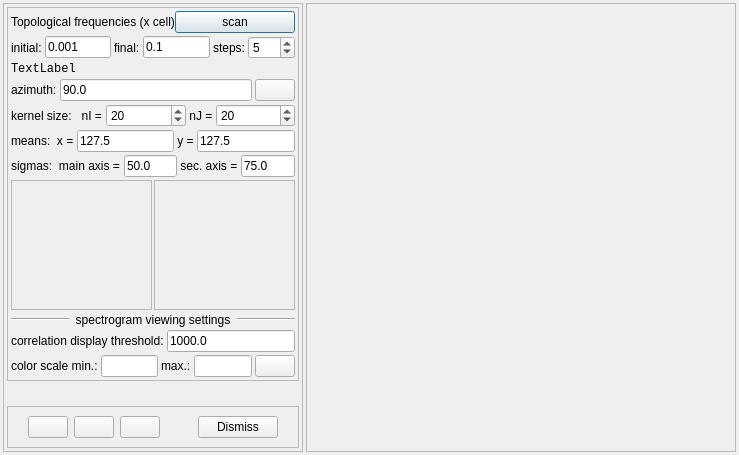
<?xml version="1.0" encoding="UTF-8"?>
<ui version="4.0">
 <class>GaborFilterDialog</class>
 <widget class="QDialog" name="GaborFilterDialog">
  <property name="geometry">
   <rect>
    <x>0</x>
    <y>0</y>
    <width>739</width>
    <height>455</height>
   </rect>
  </property>
  <property name="windowTitle">
   <string>Dialog</string>
  </property>
  <layout class="QHBoxLayout" name="horizontalLayout_2">
   <property name="spacing">
    <number>3</number>
   </property>
   <property name="leftMargin">
    <number>3</number>
   </property>
   <property name="topMargin">
    <number>3</number>
   </property>
   <property name="rightMargin">
    <number>3</number>
   </property>
   <property name="bottomMargin">
    <number>3</number>
   </property>
   <item>
    <widget class="QFrame" name="frame">
     <property name="sizePolicy">
      <sizepolicy hsizetype="Fixed" vsizetype="Preferred">
       <horstretch>0</horstretch>
       <verstretch>0</verstretch>
      </sizepolicy>
     </property>
     <property name="maximumSize">
      <size>
       <width>300</width>
       <height>16777215</height>
      </size>
     </property>
     <property name="frameShape">
      <enum>QFrame::StyledPanel</enum>
     </property>
     <property name="frameShadow">
      <enum>QFrame::Raised</enum>
     </property>
     <layout class="QVBoxLayout" name="verticalLayout">
      <property name="spacing">
       <number>3</number>
      </property>
      <property name="leftMargin">
       <number>3</number>
      </property>
      <property name="topMargin">
       <number>3</number>
      </property>
      <property name="rightMargin">
       <number>3</number>
      </property>
      <property name="bottomMargin">
       <number>3</number>
      </property>
      <item>
       <widget class="QFrame" name="frame_3">
        <property name="frameShape">
         <enum>QFrame::StyledPanel</enum>
        </property>
        <property name="frameShadow">
         <enum>QFrame::Raised</enum>
        </property>
        <layout class="QVBoxLayout" name="verticalLayout_2">
         <property name="spacing">
          <number>3</number>
         </property>
         <property name="leftMargin">
          <number>3</number>
         </property>
         <property name="topMargin">
          <number>3</number>
         </property>
         <property name="rightMargin">
          <number>3</number>
         </property>
         <property name="bottomMargin">
          <number>3</number>
         </property>
         <item>
          <layout class="QHBoxLayout" name="horizontalLayout_8">
           <property name="spacing">
            <number>0</number>
           </property>
           <property name="topMargin">
            <number>0</number>
           </property>
           <property name="rightMargin">
            <number>0</number>
           </property>
           <item>
            <widget class="QLabel" name="label">
             <property name="text">
              <string>Topological frequencies (x cell)</string>
             </property>
            </widget>
           </item>
           <item>
            <widget class="QPushButton" name="btnScan">
             <property name="text">
              <string>scan</string>
             </property>
            </widget>
           </item>
          </layout>
         </item>
         <item>
          <layout class="QHBoxLayout" name="horizontalLayout_7">
           <item>
            <widget class="QLabel" name="label_2">
             <property name="text">
              <string>initial:</string>
             </property>
            </widget>
           </item>
           <item>
            <widget class="QLineEdit" name="txtInitialFrequency">
             <property name="text">
              <string>0.001</string>
             </property>
            </widget>
           </item>
           <item>
            <widget class="QLabel" name="label_3">
             <property name="text">
              <string>final:</string>
             </property>
            </widget>
           </item>
           <item>
            <widget class="QLineEdit" name="txtFinalFrequency">
             <property name="text">
              <string>0.1</string>
             </property>
            </widget>
           </item>
           <item>
            <widget class="QLabel" name="label_4">
             <property name="text">
              <string>steps:</string>
             </property>
            </widget>
           </item>
           <item>
            <widget class="QSpinBox" name="spinNumberOfFrequencySteps">
             <property name="minimum">
              <number>1</number>
             </property>
             <property name="maximum">
              <number>200</number>
             </property>
             <property name="value">
              <number>5</number>
             </property>
            </widget>
           </item>
          </layout>
         </item>
         <item>
          <layout class="QHBoxLayout" name="horizontalLayout_16">
           <property name="topMargin">
            <number>0</number>
           </property>
           <item>
            <widget class="QLabel" name="lblFeatureSizeEquiv">
             <property name="font">
              <font>
               <family>Courier New</family>
              </font>
             </property>
             <property name="text">
              <string>TextLabel</string>
             </property>
            </widget>
           </item>
          </layout>
         </item>
         <item>
          <layout class="QHBoxLayout" name="horizontalLayout_6">
           <item>
            <widget class="QLabel" name="label_5">
             <property name="text">
              <string>azimuth:</string>
             </property>
            </widget>
           </item>
           <item>
            <widget class="QLineEdit" name="txtAzimuth">
             <property name="text">
              <string>90.0</string>
             </property>
            </widget>
           </item>
           <item>
            <widget class="QPushButton" name="btnUpdateKernelsDisplays">
             <property name="toolTip">
              <string>update kernel displays</string>
             </property>
             <property name="text">
              <string/>
             </property>
             <property name="icon">
              <iconset resource="../ijresources.qrc">
               <normaloff>:/ijicons32/ijupdate32</normaloff>:/ijicons32/ijupdate32</iconset>
             </property>
            </widget>
           </item>
          </layout>
         </item>
         <item>
          <layout class="QHBoxLayout" name="horizontalLayout_10">
           <property name="spacing">
            <number>0</number>
           </property>
           <property name="topMargin">
            <number>0</number>
           </property>
           <item>
            <widget class="QLabel" name="label_10">
             <property name="text">
              <string>kernel size:   nI = </string>
             </property>
            </widget>
           </item>
           <item>
            <widget class="QSpinBox" name="spinKernelSizeI">
             <property name="sizePolicy">
              <sizepolicy hsizetype="Expanding" vsizetype="Fixed">
               <horstretch>0</horstretch>
               <verstretch>0</verstretch>
              </sizepolicy>
             </property>
             <property name="minimum">
              <number>2</number>
             </property>
             <property name="maximum">
              <number>200</number>
             </property>
             <property name="value">
              <number>20</number>
             </property>
            </widget>
           </item>
           <item>
            <widget class="QLabel" name="label_11">
             <property name="sizePolicy">
              <sizepolicy hsizetype="Preferred" vsizetype="Preferred">
               <horstretch>0</horstretch>
               <verstretch>0</verstretch>
              </sizepolicy>
             </property>
             <property name="text">
              <string> nJ = </string>
             </property>
            </widget>
           </item>
           <item>
            <widget class="QSpinBox" name="spinKernelSizeJ">
             <property name="sizePolicy">
              <sizepolicy hsizetype="Expanding" vsizetype="Fixed">
               <horstretch>0</horstretch>
               <verstretch>0</verstretch>
              </sizepolicy>
             </property>
             <property name="minimum">
              <number>2</number>
             </property>
             <property name="maximum">
              <number>200</number>
             </property>
             <property name="value">
              <number>20</number>
             </property>
            </widget>
           </item>
          </layout>
         </item>
         <item>
          <layout class="QHBoxLayout" name="horizontalLayout_11">
           <property name="spacing">
            <number>0</number>
           </property>
           <property name="topMargin">
            <number>0</number>
           </property>
           <item>
            <widget class="QLabel" name="label_12">
             <property name="text">
              <string>means:  x = </string>
             </property>
            </widget>
           </item>
           <item>
            <widget class="QLineEdit" name="txtMeanMajorAxis">
             <property name="text">
              <string>127.5</string>
             </property>
            </widget>
           </item>
           <item>
            <widget class="QLabel" name="label_13">
             <property name="text">
              <string> y = </string>
             </property>
            </widget>
           </item>
           <item>
            <widget class="QLineEdit" name="txtMeanMinorAxis">
             <property name="text">
              <string>127.5</string>
             </property>
            </widget>
           </item>
          </layout>
         </item>
         <item>
          <layout class="QHBoxLayout" name="horizontalLayout_12">
           <property name="spacing">
            <number>0</number>
           </property>
           <property name="topMargin">
            <number>0</number>
           </property>
           <item>
            <widget class="QLabel" name="label_14">
             <property name="text">
              <string>sigmas:  main axis = </string>
             </property>
            </widget>
           </item>
           <item>
            <widget class="QLineEdit" name="txtSigmaMajorAxis">
             <property name="text">
              <string>50.0</string>
             </property>
            </widget>
           </item>
           <item>
            <widget class="QLabel" name="label_15">
             <property name="text">
              <string> sec. axis = </string>
             </property>
            </widget>
           </item>
           <item>
            <widget class="QLineEdit" name="txtSigmaMinorAxis">
             <property name="text">
              <string>75.0</string>
             </property>
            </widget>
           </item>
          </layout>
         </item>
         <item>
          <layout class="QHBoxLayout" name="horizontalLayout_13">
           <property name="spacing">
            <number>2</number>
           </property>
           <property name="topMargin">
            <number>0</number>
           </property>
           <item>
            <widget class="QFrame" name="frmKernelDisplay1">
             <property name="minimumSize">
              <size>
               <width>0</width>
               <height>130</height>
              </size>
             </property>
             <property name="frameShape">
              <enum>QFrame::StyledPanel</enum>
             </property>
             <property name="frameShadow">
              <enum>QFrame::Raised</enum>
             </property>
             <layout class="QHBoxLayout" name="horizontalLayout_14">
              <property name="spacing">
               <number>0</number>
              </property>
              <property name="leftMargin">
               <number>0</number>
              </property>
              <property name="topMargin">
               <number>0</number>
              </property>
              <property name="rightMargin">
               <number>0</number>
              </property>
              <property name="bottomMargin">
               <number>0</number>
              </property>
             </layout>
            </widget>
           </item>
           <item>
            <widget class="QFrame" name="frmKernelDisplay2">
             <property name="minimumSize">
              <size>
               <width>0</width>
               <height>130</height>
              </size>
             </property>
             <property name="frameShape">
              <enum>QFrame::StyledPanel</enum>
             </property>
             <property name="frameShadow">
              <enum>QFrame::Raised</enum>
             </property>
             <layout class="QHBoxLayout" name="horizontalLayout_15">
              <property name="spacing">
               <number>0</number>
              </property>
              <property name="leftMargin">
               <number>0</number>
              </property>
              <property name="topMargin">
               <number>0</number>
              </property>
              <property name="rightMargin">
               <number>0</number>
              </property>
              <property name="bottomMargin">
               <number>0</number>
              </property>
             </layout>
            </widget>
           </item>
          </layout>
         </item>
         <item>
          <layout class="QHBoxLayout" name="horizontalLayout_9">
           <property name="spacing">
            <number>0</number>
           </property>
           <property name="topMargin">
            <number>0</number>
           </property>
           <item>
            <widget class="Line" name="line_2">
             <property name="orientation">
              <enum>Qt::Horizontal</enum>
             </property>
            </widget>
           </item>
           <item>
            <widget class="QLabel" name="label_9">
             <property name="text">
              <string>  spectrogram viewing settings  </string>
             </property>
             <property name="alignment">
              <set>Qt::AlignCenter</set>
             </property>
            </widget>
           </item>
           <item>
            <widget class="Line" name="line">
             <property name="orientation">
              <enum>Qt::Horizontal</enum>
             </property>
            </widget>
           </item>
          </layout>
         </item>
         <item>
          <layout class="QHBoxLayout" name="horizontalLayout_5">
           <item>
            <widget class="QLabel" name="label_6">
             <property name="text">
              <string>correlation display threshold:</string>
             </property>
            </widget>
           </item>
           <item>
            <widget class="QLineEdit" name="txtThreshold">
             <property name="text">
              <string>1000.0</string>
             </property>
            </widget>
           </item>
          </layout>
         </item>
         <item>
          <layout class="QHBoxLayout" name="horizontalLayout_4">
           <item>
            <widget class="QLabel" name="label_7">
             <property name="text">
              <string>color scale min.:</string>
             </property>
            </widget>
           </item>
           <item>
            <widget class="QLineEdit" name="txtColorScaleMin"/>
           </item>
           <item>
            <widget class="QLabel" name="label_8">
             <property name="text">
              <string>max.:</string>
             </property>
            </widget>
           </item>
           <item>
            <widget class="QLineEdit" name="txtColorScaleMax"/>
           </item>
           <item>
            <widget class="QPushButton" name="btnUpdateView">
             <property name="toolTip">
              <string>update view</string>
             </property>
             <property name="text">
              <string/>
             </property>
             <property name="icon">
              <iconset resource="../ijresources.qrc">
               <normaloff>:/ijicons32/ijupdate32</normaloff>:/ijicons32/ijupdate32</iconset>
             </property>
            </widget>
           </item>
          </layout>
         </item>
        </layout>
       </widget>
      </item>
      <item>
       <spacer name="verticalSpacer">
        <property name="orientation">
         <enum>Qt::Vertical</enum>
        </property>
        <property name="sizeHint" stdset="0">
         <size>
          <width>20</width>
          <height>213</height>
         </size>
        </property>
       </spacer>
      </item>
      <item>
       <widget class="QFrame" name="frame_2">
        <property name="frameShape">
         <enum>QFrame::StyledPanel</enum>
        </property>
        <property name="frameShadow">
         <enum>QFrame::Raised</enum>
        </property>
        <layout class="QHBoxLayout" name="horizontalLayout_3">
         <item>
          <spacer name="horizontalSpacer_2">
           <property name="orientation">
            <enum>Qt::Horizontal</enum>
           </property>
           <property name="sizeHint" stdset="0">
            <size>
             <width>40</width>
             <height>20</height>
            </size>
           </property>
          </spacer>
         </item>
         <item>
          <widget class="QPushButton" name="btnProcess">
           <property name="text">
            <string/>
           </property>
           <property name="icon">
            <iconset resource="../ijresources.qrc">
             <normaloff>:/ijicons32/ijplay32</normaloff>:/ijicons32/ijplay32</iconset>
           </property>
          </widget>
         </item>
         <item>
          <widget class="QPushButton" name="btnPreview">
           <property name="toolTip">
            <string>preview filtered result</string>
           </property>
           <property name="text">
            <string/>
           </property>
           <property name="icon">
            <iconset resource="../ijresources.qrc">
             <normaloff>:/ijicons32/ijpreview32</normaloff>:/ijicons32/ijpreview32</iconset>
           </property>
          </widget>
         </item>
         <item>
          <widget class="QPushButton" name="btnSave">
           <property name="toolTip">
            <string>save filtered result to file</string>
           </property>
           <property name="text">
            <string/>
           </property>
           <property name="icon">
            <iconset resource="../ijresources.qrc">
             <normaloff>:/ijicons32/ijsave32</normaloff>:/ijicons32/ijsave32</iconset>
           </property>
          </widget>
         </item>
         <item>
          <spacer name="horizontalSpacer">
           <property name="orientation">
            <enum>Qt::Horizontal</enum>
           </property>
           <property name="sizeHint" stdset="0">
            <size>
             <width>60</width>
             <height>20</height>
            </size>
           </property>
          </spacer>
         </item>
         <item>
          <widget class="QPushButton" name="btnDismiss">
           <property name="text">
            <string>Dismiss</string>
           </property>
           <property name="autoDefault">
            <bool>false</bool>
           </property>
          </widget>
         </item>
         <item>
          <spacer name="horizontalSpacer_3">
           <property name="orientation">
            <enum>Qt::Horizontal</enum>
           </property>
           <property name="sizeHint" stdset="0">
            <size>
             <width>40</width>
             <height>20</height>
            </size>
           </property>
          </spacer>
         </item>
        </layout>
       </widget>
      </item>
     </layout>
    </widget>
   </item>
   <item>
    <widget class="QFrame" name="frm3DDisplay">
     <property name="sizePolicy">
      <sizepolicy hsizetype="Expanding" vsizetype="Preferred">
       <horstretch>0</horstretch>
       <verstretch>0</verstretch>
      </sizepolicy>
     </property>
     <property name="frameShape">
      <enum>QFrame::StyledPanel</enum>
     </property>
     <property name="frameShadow">
      <enum>QFrame::Raised</enum>
     </property>
     <layout class="QHBoxLayout" name="horizontalLayout">
      <property name="spacing">
       <number>0</number>
      </property>
      <property name="leftMargin">
       <number>0</number>
      </property>
      <property name="topMargin">
       <number>0</number>
      </property>
      <property name="rightMargin">
       <number>0</number>
      </property>
      <property name="bottomMargin">
       <number>0</number>
      </property>
     </layout>
    </widget>
   </item>
  </layout>
 </widget>
 <resources>
  <include location="../ijresources.qrc"/>
 </resources>
 <connections>
  <connection>
   <sender>btnProcess</sender>
   <signal>clicked()</signal>
   <receiver>GaborFilterDialog</receiver>
   <slot>onPerformGaborFilter()</slot>
   <hints>
    <hint type="sourcelabel">
     <x>69</x>
     <y>437</y>
    </hint>
    <hint type="destinationlabel">
     <x>253</x>
     <y>190</y>
    </hint>
   </hints>
  </connection>
  <connection>
   <sender>btnDismiss</sender>
   <signal>clicked()</signal>
   <receiver>GaborFilterDialog</receiver>
   <slot>reject()</slot>
   <hints>
    <hint type="sourcelabel">
     <x>240</x>
     <y>436</y>
    </hint>
    <hint type="destinationlabel">
     <x>373</x>
     <y>244</y>
    </hint>
   </hints>
  </connection>
  <connection>
   <sender>btnUpdateView</sender>
   <signal>clicked()</signal>
   <receiver>GaborFilterDialog</receiver>
   <slot>updateDisplay()</slot>
   <hints>
    <hint type="sourcelabel">
     <x>293</x>
     <y>370</y>
    </hint>
    <hint type="destinationlabel">
     <x>4</x>
     <y>172</y>
    </hint>
   </hints>
  </connection>
  <connection>
   <sender>btnScan</sender>
   <signal>clicked()</signal>
   <receiver>GaborFilterDialog</receiver>
   <slot>onScan()</slot>
   <hints>
    <hint type="sourcelabel">
     <x>293</x>
     <y>34</y>
    </hint>
    <hint type="destinationlabel">
     <x>3</x>
     <y>47</y>
    </hint>
   </hints>
  </connection>
  <connection>
   <sender>btnUpdateKernelsDisplays</sender>
   <signal>clicked()</signal>
   <receiver>GaborFilterDialog</receiver>
   <slot>updateKernelDisplays()</slot>
   <hints>
    <hint type="sourcelabel">
     <x>293</x>
     <y>106</y>
    </hint>
    <hint type="destinationlabel">
     <x>1</x>
     <y>87</y>
    </hint>
   </hints>
  </connection>
  <connection>
   <sender>txtFinalFrequency</sender>
   <signal>textChanged(QString)</signal>
   <receiver>GaborFilterDialog</receiver>
   <slot>onUserEditedAFrequency(QString)</slot>
   <hints>
    <hint type="sourcelabel">
     <x>174</x>
     <y>54</y>
    </hint>
    <hint type="destinationlabel">
     <x>1</x>
     <y>36</y>
    </hint>
   </hints>
  </connection>
  <connection>
   <sender>txtInitialFrequency</sender>
   <signal>textChanged(QString)</signal>
   <receiver>GaborFilterDialog</receiver>
   <slot>onUserEditedAFrequency(QString)</slot>
   <hints>
    <hint type="sourcelabel">
     <x>92</x>
     <y>55</y>
    </hint>
    <hint type="destinationlabel">
     <x>0</x>
     <y>142</y>
    </hint>
   </hints>
  </connection>
  <connection>
   <sender>spinKernelSizeI</sender>
   <signal>valueChanged(QString)</signal>
   <receiver>GaborFilterDialog</receiver>
   <slot>onUserEditedAFrequency(QString)</slot>
   <hints>
    <hint type="sourcelabel">
     <x>128</x>
     <y>123</y>
    </hint>
    <hint type="destinationlabel">
     <x>2</x>
     <y>128</y>
    </hint>
   </hints>
  </connection>
  <connection>
   <sender>spinKernelSizeJ</sender>
   <signal>valueChanged(QString)</signal>
   <receiver>GaborFilterDialog</receiver>
   <slot>onUserEditedAFrequency(QString)</slot>
   <hints>
    <hint type="sourcelabel">
     <x>239</x>
     <y>118</y>
    </hint>
    <hint type="destinationlabel">
     <x>-1</x>
     <y>116</y>
    </hint>
   </hints>
  </connection>
 </connections>
 <slots>
  <slot>onPerformGaborFilter()</slot>
  <slot>updateDisplay()</slot>
  <slot>onScan()</slot>
  <slot>updateKernelDisplays()</slot>
  <slot>onUserEditedAFrequency(QString)</slot>
 </slots>
</ui>
